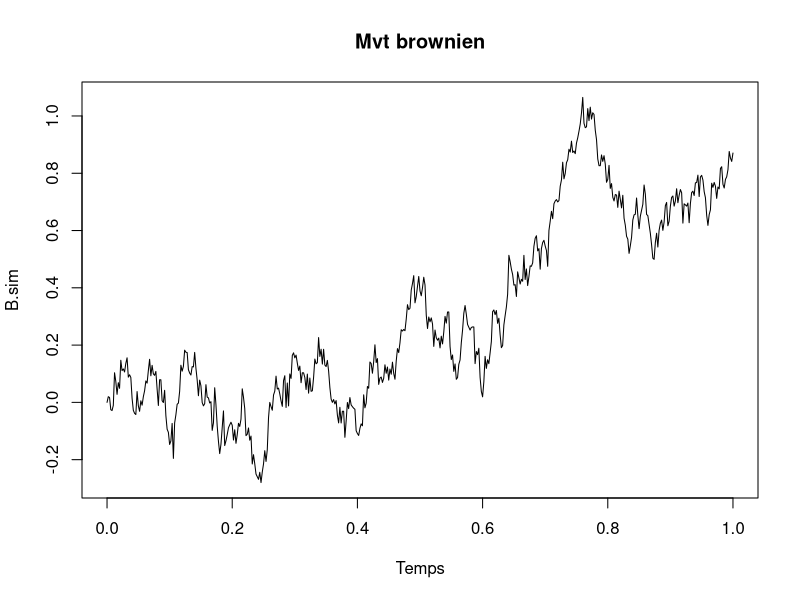
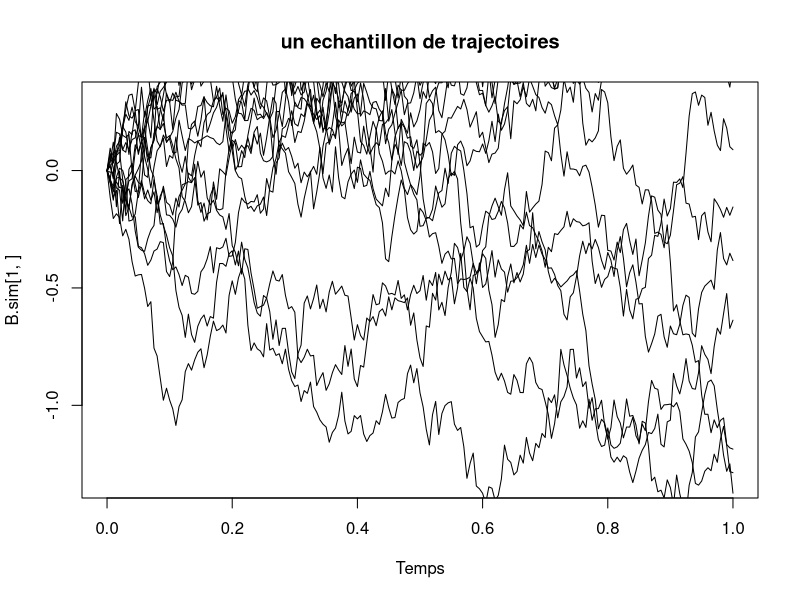
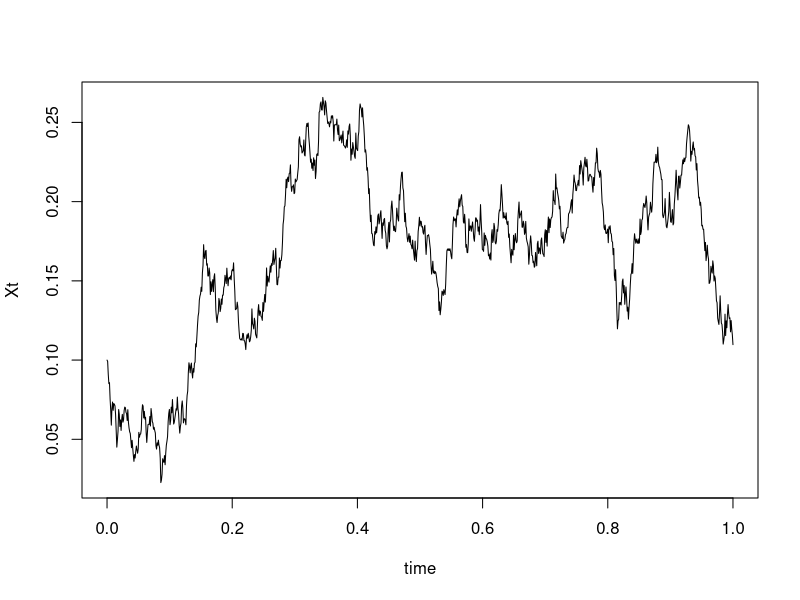
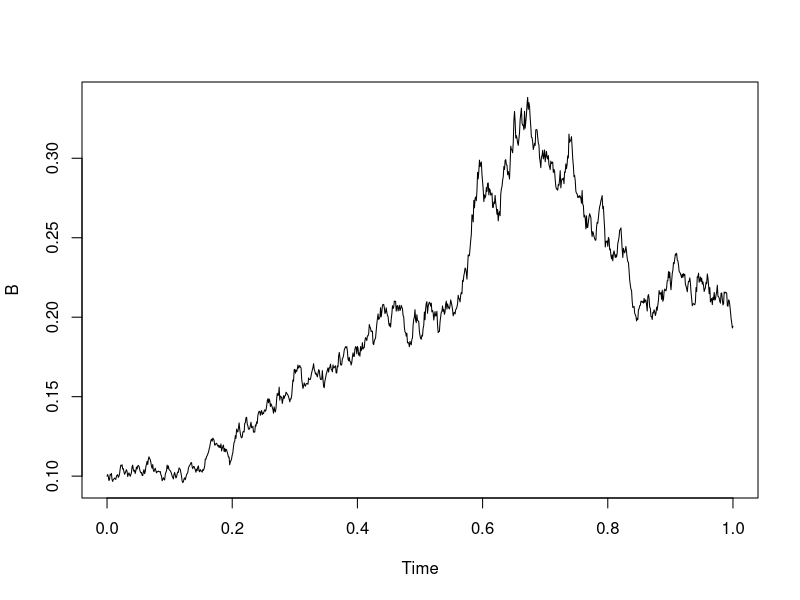
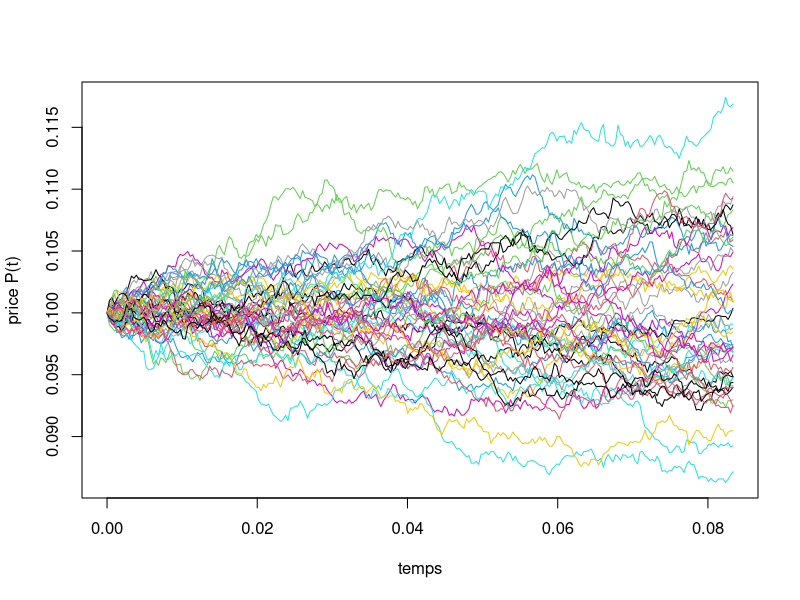

Generate these figures, in order, with R:
### Simulation d'un mouvement bownien standard
# Discretisation du temps
temps = seq(0,1,length=501)
pas.temps = 1/500
#simulation des accroissements
B.acc = rnorm(500, sd = sqrt(pas.temps))
B.sim = c(0, cumsum(B.acc))
plot(temps, B.sim, type = "l", xlab="Temps", main = "Mvt brownien" )


n.sim = 300
n.point = 201
temps = seq(0,1,length = n.point)
pas.temps = 1/(n.point-1)
B.acc = matrix(rnorm((n.point-1)*n.sim, sd = sqrt(pas.temps)), nrow=n.sim)
B.sim = matrix(NA, ncol=n.point,nrow=n.sim)
for(i in 1:n.sim){
  B.sim[i,] = c(0,cumsum(B.acc[i,]))
}
plot(temps, B.sim[1,], type = "l", xlab="Temps")
title("un echantillon de trajectoires")
for(i in 1:15){lines(temps, B.sim[i+1,])}



mu = 0.08;
sigma = 0.2;
T=1;
n=2^10
X0=0.1;
dt = T/n
t=seq(0,T, by = dt)
x = c(X0, mu*dt+sigma*sqrt(dt)*rnorm(n, mean = 0, sd = 1))
Xt = cumsum(x)
plot(t, Xt, type = "l", xlab = "time")

gbm = function(x0, mu, sigma, t0, t, n){
  delta = (t-t0)/n
  W = numeric(n+1)
  tseq = seq(t0,t,length = n+1)
  for(i in 2:(n+1))
    W[i] = W[i-1]+rnorm(1)*sqrt(delta)
  S = X0 * exp((mu-sigma^2)/2*(tseq-t0)+sigma*W)
  X = ts(S, start = t0, deltat = delta)
  return(X)
}

B = gbm(x0 = 1, mu = 1, sigma = 0.5, t0 = 0, t = 1, n = 1000)
plot(B)



mu = 0.16
sigma = 0.2
P0 = 40
T = 1/12
t0=0
nt = 50
n=2^8

# generate n trajectoires
dt = T/n
t = seq(0,T, by = dt)
X = matrix(rep(0,length(t)*nt), nrow=nt)
for(i in 1:nt){X[i,] = gbm(x0=P0, mu = mu, sigma = sigma, t0=t0, t= T, n = n)}
##PLot
ymax=max(X)
ymin=min(X)
plot(t, X[1,], t = "l", ylim = c(ymin, ymax), col=1, ylab ="price P(t)", xlab = "temps")
for(i in 2:nt){lines(t, X[i,], t="l", ylim = c(ymin, ymax), col = i)}
